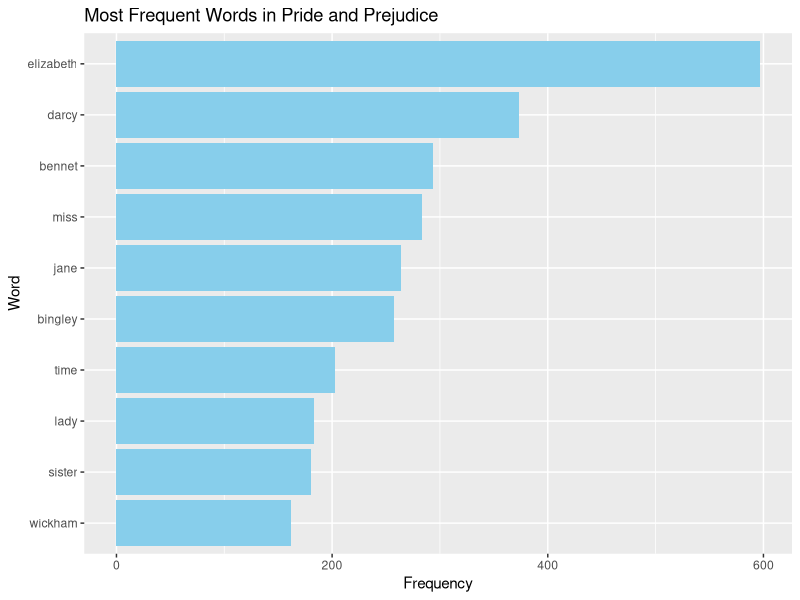

The R script that drew this image:
## ---- chunk 1
library(janeaustenr)
library(dplyr)
library(tidytext)
library(ggplot2)
library(testthat)
## ---- chunk 2
# Read the text of "Pride and Prejudice" and break text into words
pride_prejudice_text <- tibble(text = prideprejudice)
words <- pride_prejudice_text %>%
  unnest_tokens(word, text)

# Remove stop words
clean_words <- words %>%
  anti_join(stop_words, by = "word")

# Count frequency of each word
word_count <- clean_words %>%
  count(word, sort = TRUE)

# Plot the most frequent words
ggplot(word_count[1:10, ], aes(x = reorder(word, n), y = n)) +
  geom_bar(stat = "identity", fill = "skyblue") +
  coord_flip() +
  labs(title = "Most Frequent Words in Pride and Prejudice",
       x = "Word",
       y = "Frequency")
## ---- chunk 3
#' Funtion of Converting to My Pig Latin
#'
#' This function aims to convert words according to a new version of Pig Latin.
#' The conversion rules are as follows:
#'   1. For words that end with consonant sounds, all letters after the last vowel 
#'      are placed at the beginning of the word sequence.
#'   2. For words ending with vowel sounds, remove the last vowel(s)
#'
#' @param word A word to be converted.
#' @return A string referring to the word converted to my Pig Latin.
#' @examples
#' convert_to_my_pig_latin("hello") # "hellYAY"
#' convert_to_my_pig_latin("apple") # "applYAY"
#' convert_to_my_pig_latin("rhythm") # "rhythmYAY"
#' @export
convert_to_my_pig_latin <- function(word) {
  if (!is.character(word) || length(word) != 1 || grepl("[^a-zA-Z]", word)) {
    stop("Invalid Input.")
  }
  vowels <- c('a', 'e', 'i', 'o', 'u', 'A', 'E', 'I', 'O', 'U')
  letters <- strsplit(word, "")[[1]]
  last_letter <- tail(letters, 1)
  
  if (last_letter %in% vowels) {
    for (i in length(letters):1) {
      if (letters[i] %in% vowels) {
        letters <- letters[-i]
      } else {
        break
      }
    }
  } else {
    last_vowel_index <- max(which(letters %in% vowels))
    if (!is.na(last_vowel_index)) {
      letters_to_move <- letters[(last_vowel_index + 1):length(letters)]
      letters <- c(letters_to_move, letters[1:last_vowel_index])
    }
  }
  res <- paste0(paste0(letters, collapse = ""), "YAY")
  return(res)
}
## ---- chunk 4
test_that("function works fine", {
  expect_equal(convert_to_my_pig_latin("okay"), "yokaYAY")
  expect_equal(convert_to_my_pig_latin("she"), "shYAY")
  expect_equal(convert_to_my_pig_latin("see"), "sYAY")
})
## ---- chunk 5
test_that("function is able to handle invalid input", {
  expect_error(convert_to_my_pig_latin(1), "Invalid Input.")
  expect_error(convert_to_my_pig_latin("a b"), "Invalid Input.")
  expect_error(convert_to_my_pig_latin(c("a1")), "Invalid Input.")
})
